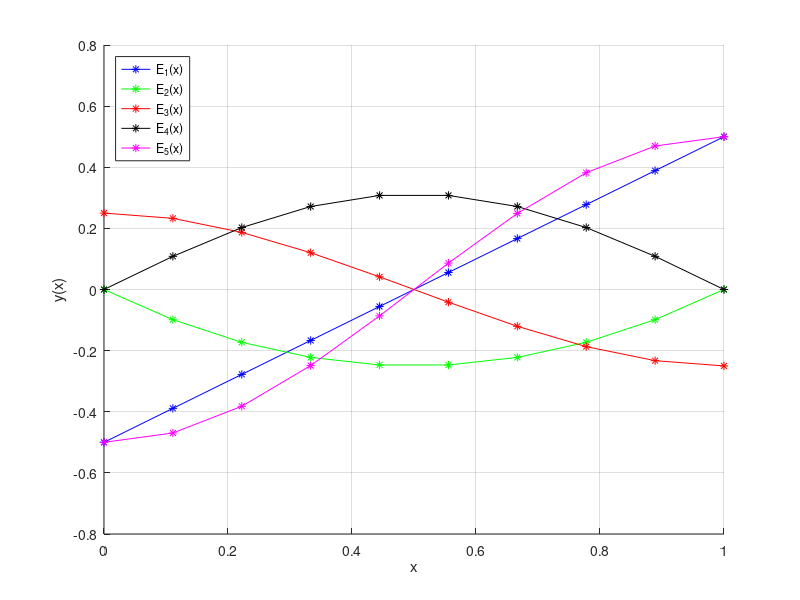

This figure's MATLAB source:
%% Start
clc;
clear;
close all;
%% Figure
figure;
hold on;
grid on;
xlabel('x');
ylabel('y(x)');
c = ['b', 'g', 'r', 'k', 'm', 'c'];
%% Init
M = 5;
N = 10;
x = linspace(0, 1, N);
xtL = cell(1, M);
%% Euler
for im = 1:M
    Ex = zeros(1, N);
    for in = 0:im
        sKx = zeros(1, N);
        for ik = 0:in
            sKx = sKx + (-1)^ik*nchoosek(in, ik)*(x + ik).^im;
        end
        Ex = Ex + sKx/2^in;
    end
	xtL{im} = ['E_', num2str(im), '(x)'];
    plot(x, Ex, [c(im), '-*']);
end
%% End
legend(xtL,'Location','northwest');